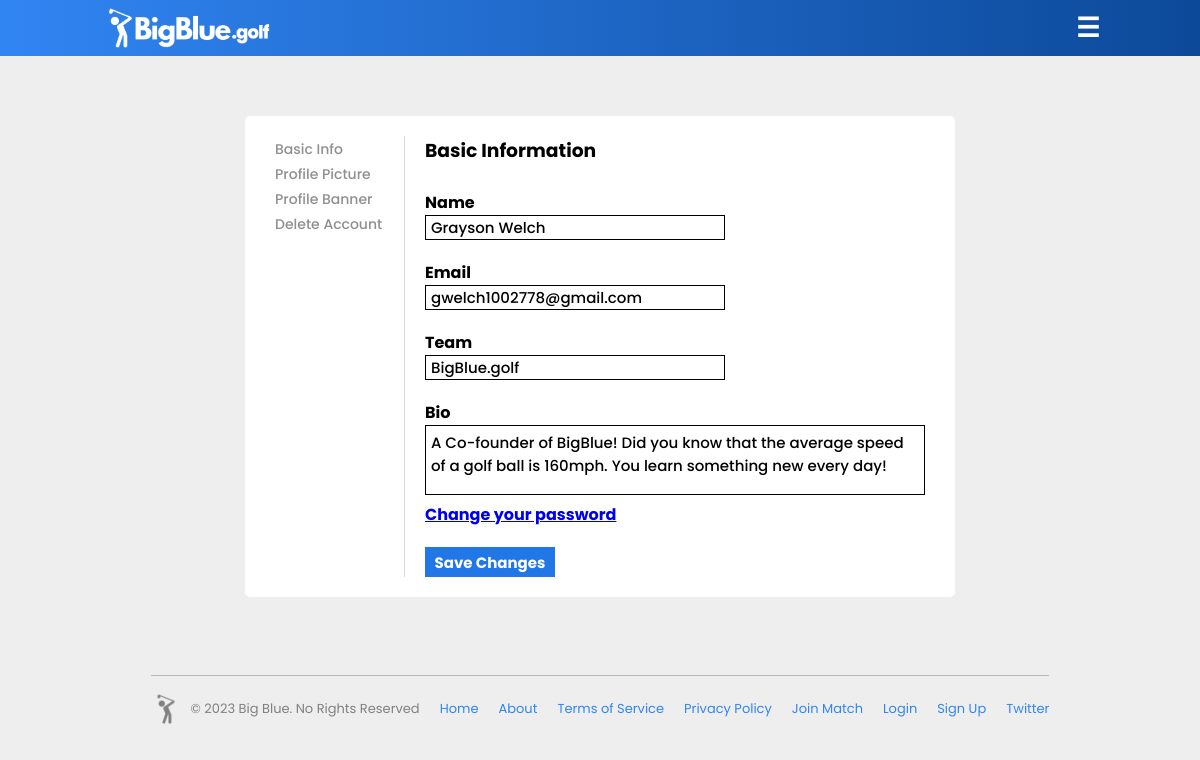
The page /profile/edit (signed in) on the database its author committed.
### setup.py (models this page shows, shortened)
class users(db.Model):
    _id = db.Column("id", db.Integer, primary_key=True)
    name = db.Column(db.String(100))
    username = db.Column(db.String(50))
    password = db.Column(db.String(50))
    email = db.Column(db.String(100))
    rank = db.Column(db.String(10))
    gender = db.Column(db.String(10))
    bio = db.Column(db.String(500))
    team = db.Column(db.String(25))
    verified = db.Column(db.Integer)
    pic = db.Column(db.String)
    banner = db.Column(db.String)
    first_login = db.Column(db.DateTime, default="2022-06-03 03:15:12.433675")
    last_login = db.Column(db.DateTime, default="2022-06-03 03:15:12.433675")
    favored_courses = db.Column(db.String)

### main.py (the view)
@app.route("/profile/edit")
def edit_profile():
    if 'active_user' in session:
        found_user = users.query.filter_by(username=session['active_user'][0]).first()
        return render_template("edit_profile.html", data=found_user)
    else:
        return render_template("login.html")

### templates/edit_profile.html (shortened to what this page needs)
{% if data.rank == 'coach' %}
    {% extends "indexcontentcoachlogin.html" %}
{% elif data.rank == 'player' %}
    {% extends "indexcontentplayerlogin.html" %}
{% else %}
    {% extends "indexcontent.html" %}
{% endif %}
{% block content %}
    <head>
        <link rel="stylesheet" href="{{ url_for('static', filename='styles/edit_profile.css') }}">
    </head>
    <body onload="SelectUserBanner('{{data.banner}}');">
        <div class="main-container">
            <div class="main-frame">
                <div class="left-side">
                    <a style="cursor: pointer;" onclick="myFunctionTwo()">Basic Info</a><br>
                    <a style="cursor: pointer; margin-top: 5px;" onclick="myFunction()">Profile Picture</a><br>
                    <a style="cursor: pointer; margin-top: 5px;" onclick="myFunctionThree()">Profile Banner</a>
                    <a style="cursor: pointer; margin-top: 5px;" onclick="myFunctionFour()">Delete Account</a>
                </div>
                <div class="right-side">
                    <form method=POST name="Form" id="info-form" action="/edit_user_profile">
                        <h3>Basic Information</h3><br>
                        <label for="name">Name</label><br>
                        <input maxlength="25" onfocusout="checkFullName()" class="inputbox" id="name" value="{{data.name}}" name="name" type="text"><br>
                        <label for="email">Email</label><br>
                        <input maxlength="100" onfocusout="checkEmails()" class="inputbox" type="email" name="email" id="email" value="{{data.email}}"><br>
                        <label for="team">Team</label><br>
                        <input maxlength="25" onfocusout="checkTeam()" class="inputbox" type="text" name="team" id="team" value="{{data.team}}"><br>
                        <label for="bio">Bio</label><br>
                        <textarea maxlength="150" onfocusout="checkBio()" name="bio" id="bio">{{data.bio}}</textarea>
                        <a id="reset-password" href="/reset_password/{{data.email}}/{{data.name}}">Change your password</a><br>
                        <input type="submit" onclick="return validateForm()" value="Save Changes" id="form-submit">
                    </form>
                </div>
            </div>
        </div>
    </body>
{% endblock %}

### static/styles/edit_profile.css (style rules this page uses)
* { padding: 0; margin: 0; box-sizing: border-box; font-family: bigBlueBold; }
html, body { height: 100%; background-color: #eeeeee; }
.main-container { display: flex; margin-top: 5%; justify-content: center; }
.main-frame { width: 710px; background-color: white; border-radius: 5px; padding: 20px 30px; display: flex; flex-direction: row; margin-bottom: 5%; }
.left-side { width: 20%; border-right: 1px solid rgb(218, 218, 218); background-color: white; padding-right: 10px; }
.left-side a { background-color: white; font-size: 14px; margin-top: 20px; color: rgb(143, 143, 143); text-decoration: none; font-family: bigBlueMedium; }
.right-side { display: flex; justify-content: center; width: 80%; flex-direction: column; padding-left: 20px; background-color: white; }
.right-side h3 { background-color: white; }
.right-side form { background-color: white; }
.inputbox { height: 25px; width: 300px; padding: 5px; font-size: 15px; margin-bottom: 20px; border: 0.25px solid black; background-color: white; font-family: bigBlueMedium; padding: 5px 5px; }
#bio { width: 100%; height: 70px; background-color: white; resize: none; padding: 5px 5px; font-family: bigBlueMedium; font-size: 15px; border: 0.25px solid black; background-color: white; }
#form-submit { width: 130px; height: 30px; font-size: 15px; text-align: center; color: white; background: #2176e8; border: none; cursor: pointer; margin-top: 20px; }
.right-side form label { background-color: white; }

### rows shown on the page
users: name "Grayson Welch", email "gwelch1002778@gmail.com", team "BigBlue.golf", bio "A Co-founder of BigBlue! Did you know that the average speed of a golf ball is 160mph. You learn something new every day!"
